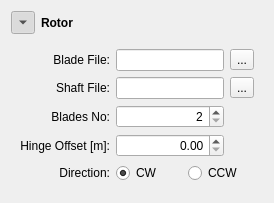
        <widget class="QWidget" name="widgetWrapRotor" native="true">
         <property name="minimumSize">
          <size>
           <width>0</width>
           <height>0</height>
          </size>
         </property>
         <layout class="QGridLayout" name="gridLayout_14">
          <item row="0" column="0">
           <widget class="QToolButton" name="buttonRotor">
            <property name="text">
             <string>...</string>
            </property>
            <property name="checkable">
             <bool>true</bool>
            </property>
            <property name="checked">
             <bool>true</bool>
            </property>
            <property name="arrowType">
             <enum>Qt::DownArrow</enum>
            </property>
           </widget>
          </item>
          <item row="0" column="1">
           <widget class="QLabel" name="labelRotor">
            <property name="font">
             <font>
              <weight>75</weight>
              <bold>true</bold>
             </font>
            </property>
            <property name="text">
             <string>Rotor</string>
            </property>
           </widget>
          </item>
          <item row="1" column="0" colspan="2">
           <widget class="QWidget" name="widgetRotor" native="true">
            <property name="minimumSize">
             <size>
              <width>0</width>
              <height>0</height>
             </size>
            </property>
            <layout class="QGridLayout" name="gridLayout_16">
             <item row="0" column="0">
              <widget class="QLabel" name="labelRotorBladeFile">
               <property name="text">
                <string>Blade File:</string>
               </property>
               <property name="alignment">
                <set>Qt::AlignRight|Qt::AlignTrailing|Qt::AlignVCenter</set>
               </property>
               <property name="buddy">
                <cstring>lineEditBladeFile</cstring>
               </property>
              </widget>
             </item>
             <item row="0" column="1">
              <widget class="QLineEdit" name="lineEditBladeFile"/>
             </item>
             <item row="0" column="2">
              <widget class="QToolButton" name="toolButtonBrowseBladeFiles">
               <property name="toolTip">
                <string>Browse...</string>
               </property>
               <property name="text">
                <string>...</string>
               </property>
              </widget>
             </item>
             <item row="1" column="0">
              <widget class="QLabel" name="labelRotorShaftFile">
               <property name="text">
                <string>Shaft File:</string>
               </property>
               <property name="alignment">
                <set>Qt::AlignRight|Qt::AlignTrailing|Qt::AlignVCenter</set>
               </property>
               <property name="buddy">
                <cstring>lineEditShaftFile</cstring>
               </property>
              </widget>
             </item>
             <item row="1" column="1">
              <widget class="QLineEdit" name="lineEditShaftFile"/>
             </item>
             <item row="1" column="2">
              <widget class="QToolButton" name="toolButtonBrowseShaftFiles">
               <property name="toolTip">
                <string>Browse...</string>
               </property>
               <property name="text">
                <string>...</string>
               </property>
              </widget>
             </item>
             <item row="2" column="0">
              <widget class="QLabel" name="labelRotorBladesNo">
               <property name="text">
                <string>Blades No:</string>
               </property>
               <property name="alignment">
                <set>Qt::AlignRight|Qt::AlignTrailing|Qt::AlignVCenter</set>
               </property>
               <property name="buddy">
                <cstring>spinBoxBladesNo</cstring>
               </property>
              </widget>
             </item>
             <item row="2" column="1">
              <widget class="QSpinBox" name="spinBoxBladesNo">
               <property name="alignment">
                <set>Qt::AlignRight|Qt::AlignTrailing|Qt::AlignVCenter</set>
               </property>
               <property name="minimum">
                <number>2</number>
               </property>
               <property name="maximum">
                <number>20</number>
               </property>
              </widget>
             </item>
             <item row="3" column="0">
              <widget class="QLabel" name="labelRotorHingeOffset">
               <property name="text">
                <string>Hinge Offset [m]:</string>
               </property>
               <property name="alignment">
                <set>Qt::AlignRight|Qt::AlignTrailing|Qt::AlignVCenter</set>
               </property>
               <property name="buddy">
                <cstring>spinBoxHingeOffset</cstring>
               </property>
              </widget>
             </item>
             <item row="3" column="1">
              <widget class="QDoubleSpinBox" name="spinBoxHingeOffset">
               <property name="alignment">
                <set>Qt::AlignRight|Qt::AlignTrailing|Qt::AlignVCenter</set>
               </property>
              </widget>
             </item>
             <item row="4" column="0">
              <widget class="QLabel" name="labelRotorDirection">
               <property name="text">
                <string>Direction:</string>
               </property>
               <property name="alignment">
                <set>Qt::AlignRight|Qt::AlignTrailing|Qt::AlignVCenter</set>
               </property>
              </widget>
             </item>
             <item row="4" column="1" colspan="2">
              <layout class="QGridLayout" name="gridLayout_15">
               <item row="0" column="0">
                <widget class="QRadioButton" name="radioCW">
                 <property name="text">
                  <string>CW</string>
                 </property>
                 <property name="checked">
                  <bool>true</bool>
                 </property>
                 <attribute name="buttonGroup">
                  <string notr="true">buttonGroupRotorDir</string>
                 </attribute>
                </widget>
               </item>
               <item row="0" column="1">
                <widget class="QRadioButton" name="radioCCW">
                 <property name="text">
                  <string>CCW</string>
                 </property>
                 <attribute name="buttonGroup">
                  <string notr="true">buttonGroupRotorDir</string>
                 </attribute>
                </widget>
               </item>
              </layout>
             </item>
            </layout>
           </widget>
          </item>
         </layout>
        </widget>
